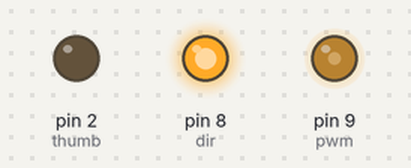
Bench run of a sketch on a simulated Arduino Uno, built with avr-gcc and run on an emulated ATmega328P. Parts: output pins drawn as LEDs (lit = HIGH).

Above: at 0.1 s.
Timing chart, 0 to 1.6 s (numbered marks = the images above):
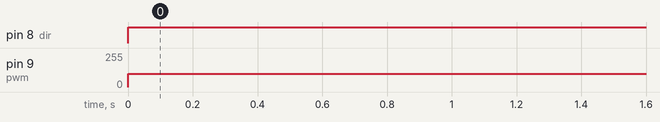

Measured:
- by itself, pin 8 (dir): LOW → HIGH at 0.00 s
- by itself, pin 9 (pwm): 0/255 → 100/255 at 0.00 s

The sketch:

actator_up.ino
```cpp
int thumb =2; //analog pin
int pwm = 9;  // pwm [pin
int dir =8;   // normal pin

void setup() {
  pinMode(thumb, OUTPUT);
  Serial.begin(9600);
  pinMode(pwm,OUTPUT); //md10c
  pinMode(dir,OUTPUT);  //md100

}

void loop() {
  int pwm_value=100;
  digitalWrite(dir,HIGH);      // clockwise rotation
    analogWrite(pwm,pwm_value);
  analogWrite(thumb,10);
}
```
